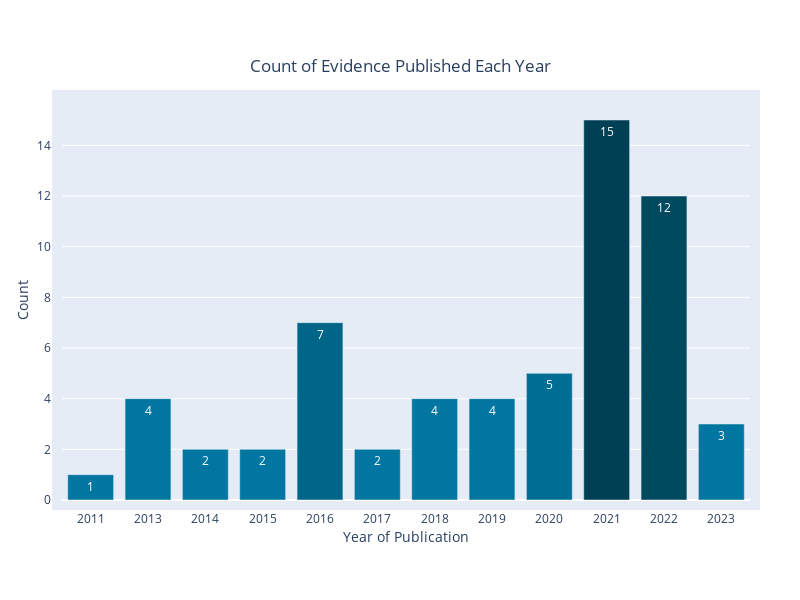

Notebook source saved alongside this figure:
### Markdown cell above
&nbsp;

<span style="color:#FF6666; font-weight:600;">Intensity Gradient Bar Chart </span>

### Code cell
# Define the color values
colour_scale = [
    'rgb(0, 118, 160)',   
    'rgb(0, 118, 160)',   
    'rgb(0, 110, 148)',   
    'rgb(0, 102, 136)',   
    'rgb(0, 96, 128)',    
    'rgb(0, 96, 128)',    
    'rgb(0, 85, 113)',    
    'rgb(0, 74, 96)',     
    'rgb(0, 74, 96)',     
    'rgb(0, 64, 85)',     
]

# Get the value counts, reset the index, and rename columns
df = dataframe_one["Year of Publication"].value_counts().reset_index(name='Count')
df.rename(columns={'index': 'Year of Publication'}, inplace=True)

# First Filter (optional)
values_to_exclude = []
filt = df['Count'].isin(values_to_exclude)
df = df[~filt]

# Second Filter  (optional)
filt = df['Year of Publication'] >2000
df = df[filt]

# Sort the DataFrame by the 'Year'
df = df.sort_values('Year of Publication')

# Calculate color index for each row based on 'Count'
df['ColorIndex'] = ((df['Count'] - df['Count'].min()) / (df['Count'].max() - df['Count'].min()) * (len(colour_scale) - 1)).astype(int)

# Create the figure
fig = go.Figure()

# Add the bar chart with color gradient
for i, row in df.iterrows():
    fig.add_trace(go.Bar(
        x=[str(row['Year of Publication'])],  # x values are the years
        y=[row['Count']],  # y values are the counts
        text=[row['Count']],
        textposition='auto',
        marker=dict(color=colour_scale[row['ColorIndex']]),
        name='',
    ))

# Set the title and axis labels
fig.update_layout(
    width=800,
    height=600,
    title={
        'text': 'Count of Evidence Published Each Year',
        'x': 0.5,
        'y': 0.9,
        'xanchor': 'center',
        'yanchor': 'top',
    },
    plot_bgcolor='rgba(229, 236, 246, 8)',  # Change the background color.
    showlegend = False, # Legend on/off
    
    yaxis=dict(
        title='Count', # Y-axis title
        showticklabels=True, # Y-axis labels on/off
        showgrid=True,  # This turns the y-gridlines on/off
    ),
    
    xaxis=dict(
        title='Year of Publication',
        showticklabels=True, 
        showgrid=False,  # This turns the x-gridlines on/off
        tickformat='d',  # Format the tick labels as integers
        nticks=20,  # Set the number of x-axis ticks
        tickangle =0,
    ),
    
    legend=dict(
        x=0.9,
        y=0.95,
        bgcolor='rgba(255, 255, 255, 0.7)',
        bordercolor='black',
        borderwidth=1,
    ),
    
    margin=dict(  # Adjust the margins around the plot
        l=50,  # left margin
        r=50,  # right margin
        b=100,  # bottom margin
        t=100,  # top margin
        pad=10,  # padding
    ),
)

# Show the graph
fig.show()

### Figure 1 — Plotly figure (JSON) as saved in the notebook; plotly's stock layout.template omitted (floating-point values rounded to 4 significant figures)
{"data": [{"marker": {"color": "rgb(0, 118, 160)"}, "name": "", "text": ["1"], "textposition": "auto", "type": "bar", "x": ["2011"], "y": [1]}, {"marker": {"color": "rgb(0, 118, 160)"}, "name": "", "text": ["4"], "textposition": "auto", "type": "bar", "x": ["2013"], "y": [4]}, {"marker": {"color": "rgb(0, 118, 160)"}, "name": "", "text": ["2"], "textposition": "auto", "type": "bar", "x": ["2014"], "y": [2]}, {"marker": {"color": "rgb(0, 118, 160)"}, "name": "", "text": ["2"], "textposition": "auto", "type": "bar", "x": ["2015"], "y": [2]}, {"marker": {"color": "rgb(0, 102, 136)"}, "name": "", "text": ["7"], "textposition": "auto", "type": "bar", "x": ["2016"], "y": [7]}, {"marker": {"color": "rgb(0, 118, 160)"}, "name": "", "text": ["2"], "textposition": "auto", "type": "bar", "x": ["2017"], "y": [2]}, {"marker": {"color": "rgb(0, 118, 160)"}, "name": "", "text": ["4"], "textposition": "auto", "type": "bar", "x": ["2018"], "y": [4]}, {"marker": {"color": "rgb(0, 118, 160)"}, "name": "", "text": ["4"], "textposition": "auto", "type": "bar", "x": ["2019"], "y": [4]}, {"marker": {"color": "rgb(0, 110, 148)"}, "name": "", "text": ["5"], "textposition": "auto", "type": "bar", "x": ["2020"], "y": [5]}, {"marker": {"color": "rgb(0, 64, 85)"}, "name": "", "text": ["15"], "textposition": "auto", "type": "bar", "x": ["2021"], "y": [15]}, {"marker": {"color": "rgb(0, 74, 96)"}, "name": "", "text": ["12"], "textposition": "auto", "type": "bar", "x": ["2022"], "y": [12]}, {"marker": {"color": "rgb(0, 118, 160)"}, "name": "", "text": ["3"], "textposition": "auto", "type": "bar", "x": ["2023"], "y": [3]}], "layout": {"height": 600, "legend": {"bgcolor": "rgba(255, 255, 255, 0.7)", "bordercolor": "black", "borderwidth": 1, "x": 0.9, "y": 0.95}, "margin": {"b": 100, "l": 50, "pad": 10, "r": 50, "t": 100}, "plot_bgcolor": "rgba(229, 236, 246, 8)", "showlegend": false, "title": {"text": "Count of Evidence Published Each Year", "x": 0.5, "xanchor": "center", "y": 0.9, "yanchor": "top"}, "width": 800, "xaxis": {"nticks": 20, "showgrid": false, "showticklabels": true, "tickangle": 0, "tickformat": "d", "title": {"text": "Year of Publication"}}, "yaxis": {"showgrid": true, "showticklabels": true, "title": {"text": "Count"}}}}
